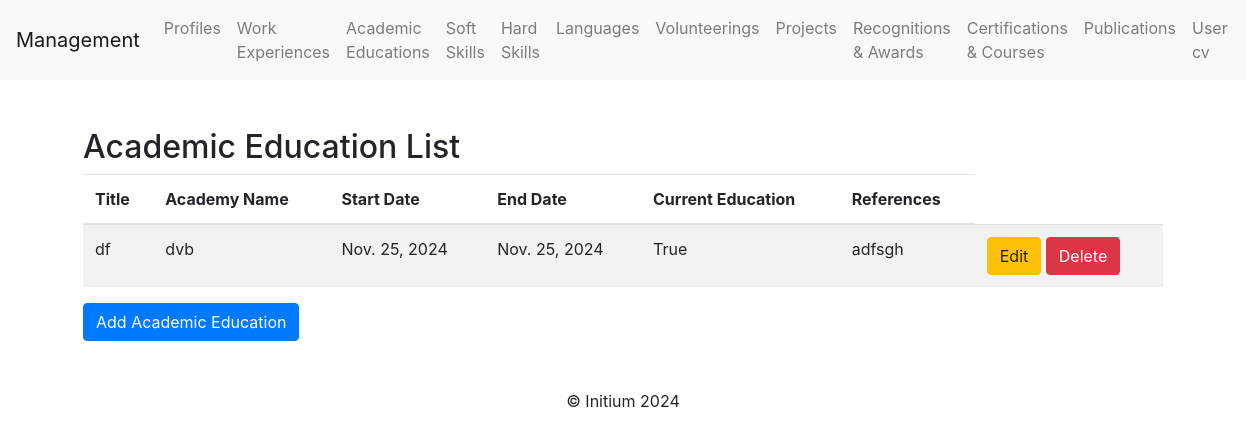
The page /academic_educations/ on the database its author committed.
### profile_cv/models.py (models this page shows, shortened)
class AcademicEducation(models.Model):
    title = models.CharField(max_length=255)  # Title of the education
    academy_name = models.CharField(max_length=255)  # Name of the academy
    start_date = models.DateField()  # Start date
    end_date = models.DateField(blank=True, null=True)  # Optional end date
    current_education = models.BooleanField(blank=True, null=True)  # Current education
    references = models.TextField(blank=True, null=True)  # Optional references

### profile_cv/views.py (the view)
# urls.py: path('academic_educations/', academic_education_list, name='academic_education_list'),
def academic_education_list(request):
    academic_educations = AcademicEducation.objects.all()
    return render(request, "academic_education/academic_education_list.html", {"academic_educations": academic_educations})

### profile_cv/templates/academic_education/academic_education_list.html (shortened to what this page needs)
{% extends 'base.html' %}
{% block content %}
<div class="container mt-5">
    <h2>Academic Education List</h2>
    <table class="table table-striped">
        <thead>
            <tr>
                <th>Title</th>
                <th>Academy Name</th>
                <th>Start Date</th>
                <th>End Date</th>
                <th>Current Education</th>
                <th>References</th>
            </tr>
        </thead>
        <tbody>
            {% for education in academic_educations %}
            <tr>
                <td>{{ education.title }}</td>
                <td>{{ education.academy_name }}</td>
                <td>{{ education.start_date }}</td>
                <td>{{ education.end_date }}</td>
                <td>{{ education.current_education }}</td>
                <td>{{ education.references }}</td>
                <td>
                    <a class="btn btn-warning" href="{% url 'academic_education_update' education.pk %}">Edit</a>
                    <a class="btn btn-danger" href="{% url 'academic_education_delete' education.pk %}">Delete</a>
                </td>
            </tr>
            {% empty %}
            <tr>
                <td colspan="4">No Education academic found.</td>
            </tr>
            {% endfor %}
        </tbody>
    </table>
    <a class="btn btn-primary" href="{% url 'academic_education_create' %}">Add Academic Education</a>
</div>
{% endblock %}

### rows shown on the page
AcademicEducation: title "df", academy_name "dvb", start_date "Nov. 25, 2024", end_date "Nov. 25, 2024", current_education "True", references "adfsgh"
